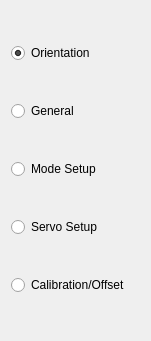
       <widget class="QWidget" name="layoutWidget">
        <property name="geometry">
         <rect>
          <x>30</x>
          <y>50</y>
          <width>151</width>
          <height>341</height>
         </rect>
        </property>
        <layout class="QVBoxLayout" name="verticalLayout">
         <item>
          <widget class="QRadioButton" name="orientationPageRadioButton">
           <property name="text">
            <string>Orientation</string>
           </property>
           <property name="checked">
            <bool>true</bool>
           </property>
          </widget>
         </item>
         <item>
          <widget class="QRadioButton" name="generalPageRadioButton">
           <property name="text">
            <string>General</string>
           </property>
          </widget>
         </item>
         <item>
          <widget class="QRadioButton" name="modePageRadioButton">
           <property name="text">
            <string>Mode Setup</string>
           </property>
          </widget>
         </item>
         <item>
          <widget class="QRadioButton" name="servoSetupRadioButton">
           <property name="text">
            <string>Servo Setup</string>
           </property>
          </widget>
         </item>
         <item>
          <widget class="QRadioButton" name="calibrationRadioButton">
           <property name="text">
            <string>Calibration/Offset</string>
           </property>
          </widget>
         </item>
        </layout>
       </widget>
